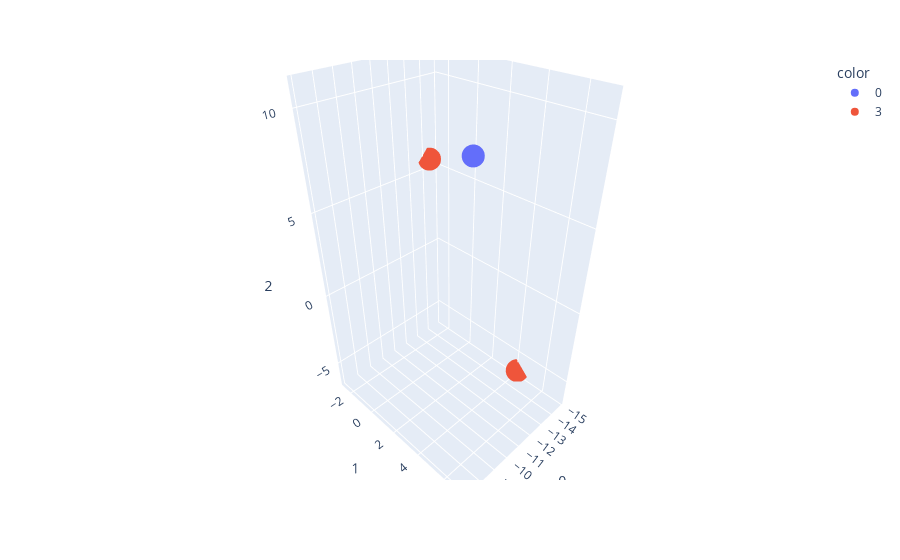

Write notebook code for a chart like this one.
### Code cell
graficar_cluster(data, tsne, 0.45)

### Figure 1 — Plotly figure (JSON) as saved in the notebook; plotly's stock layout.template omitted (floating-point values rounded to 4 significant figures)
{"data": [{"hovertemplate": "color=0<br>0=%{x}<br>1=%{y}<br>2=%{z}<extra></extra>", "legendgroup": "0", "marker": {"color": "#636efa", "symbol": "circle"}, "mode": "markers", "name": "0", "scene": "scene", "showlegend": true, "type": "scatter3d", "x": [-7.054], "y": [7.118], "z": [10.78]}, {"hovertemplate": "color=3<br>0=%{x}<br>1=%{y}<br>2=%{z}<extra></extra>", "legendgroup": "3", "marker": {"color": "#EF553B", "symbol": "circle"}, "mode": "markers", "name": "3", "scene": "scene", "showlegend": true, "type": "scatter3d", "x": [-14.86, -14.2], "y": [4.169, -2.616], "z": [-6.334, 5.635]}], "layout": {"legend": {"title": {"text": "color"}, "tracegroupgap": 0}, "margin": {"t": 60}, "scene": {"domain": {"x": [0, 1], "y": [0, 1]}, "xaxis": {"title": {"text": "0"}}, "yaxis": {"title": {"text": "1"}}, "zaxis": {"title": {"text": "2"}}}}}
